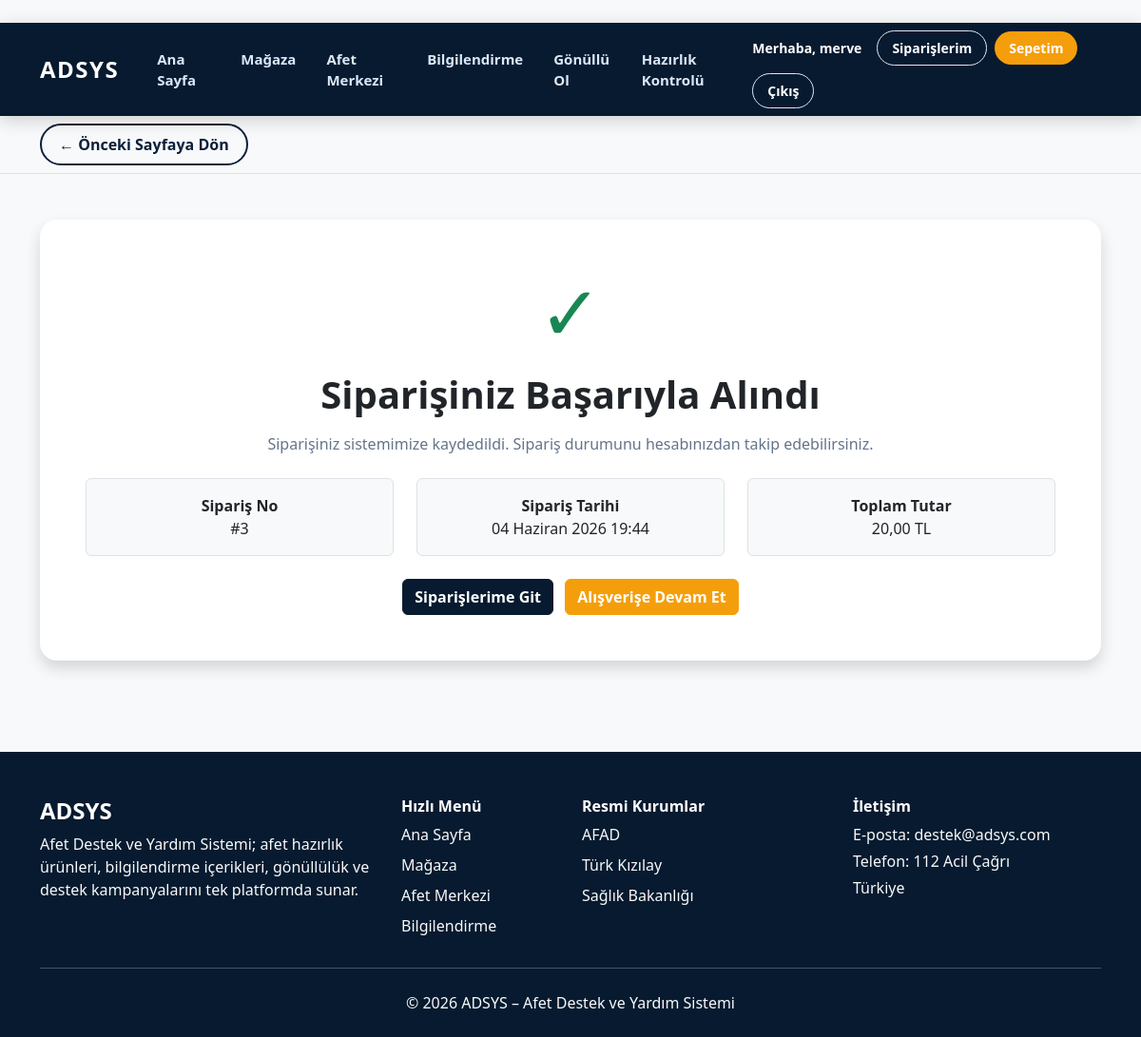
The app's page /sepetim/siparis-basarili/3/ (signed in) with its own data.
### orders/models.py (models this page shows, shortened)
class Order(models.Model):
    class Status(models.TextChoices):
        PENDING = "pending", "Beklemede"
        PREPARING = "preparing", "Hazırlanıyor"
        SHIPPED = "shipped", "Kargoya Verildi"
        DELIVERED = "delivered", "Teslim Edildi"
        CANCELLED = "cancelled", "İptal Edildi"
    user = models.ForeignKey(
        User,
        verbose_name="Kullanıcı",
        on_delete=models.SET_NULL,
        null=True,
        blank=True,
        related_name="orders"
    )
    customer = models.ForeignKey(
        Customer,
        verbose_name="Müşteri",
        on_delete=models.CASCADE,
        related_name="orders"
    )
    status = models.CharField(
        "Sipariş Durumu",
        max_length=20,
        choices=Status.choices,
        default=Status.PENDING
    )
    address = models.TextField("Teslimat Adresi")
    city = models.CharField("Şehir", max_length=100)
    phone = models.CharField("Telefon", max_length=20)
    total_price = models.DecimalField(
        "Toplam Tutar",
        max_digits=10,
        decimal_places=2,
        default=0
    )
    created_at = models.DateTimeField(
        "Sipariş Tarihi",
        auto_now_add=True
    )
    class Meta:
        verbose_name = "Sipariş"
        verbose_name_plural = "Siparişler"
        ordering = ["-created_at"]

### cart/views.py (the view)
# urls.py: path('siparis-basarili/<int:order_id>/', order_success, name='order_success_with_id'),
@login_required
def order_success(request, order_id):
    order = Order.objects.get(id=order_id, user=request.user)
    return render(
        request,
        "order_success.html",
        {
            "order": order
        }
    )

### templates/order_success.html (shortened to what this page needs)
{% extends "base.html" %}
{% block content %}
<div class="container py-5">
    <div class="card shadow border-0 text-center">
        <div class="card-body p-5">
            <div class="display-1 text-success mb-3">
                ✓
            </div>
            <h1 class="fw-bold mb-3">
                Siparişiniz Başarıyla Alındı
            </h1>
            <p class="text-muted mb-4">
                Siparişiniz sistemimize kaydedildi. Sipariş durumunu hesabınızdan takip edebilirsiniz.
            </p>
            <div class="row justify-content-center mb-4">
                <div class="col-md-4">
                    <div class="border rounded p-3 bg-light">
                        <strong>Sipariş No</strong>
                        <br>
                        #{{ order.id }}
                    </div>
                </div>
                <div class="col-md-4">
                    <div class="border rounded p-3 bg-light">
                        <strong>Sipariş Tarihi</strong>
                        <br>
                        {{ order.created_at }}
                    </div>
                </div>
                <div class="col-md-4">
                    <div class="border rounded p-3 bg-light">
                        <strong>Toplam Tutar</strong>
                        <br>
                        {{ order.total_price }} TL
                    </div>
                </div>
            </div>
            <a href="/hesap/siparislerim/" class="btn btn-dark me-2">
                Siparişlerime Git
            </a>
            <a href="/magaza/" class="btn btn-warning">
                Alışverişe Devam Et
            </a>
        </div>
    </div>
</div>
{% endblock %}

### templates/base.html (shortened to what this page needs)
﻿{% load static %}
<!DOCTYPE html>
<html lang="tr">
<head>
    <link href="https://cdn.jsdelivr.net/npm/bootstrap@5.3.3/dist/css/bootstrap.min.css" rel="stylesheet">
    <link rel="stylesheet" href="{% static 'css/style.css' %}?v=5">
</head>
<body class="bg-light">
    <nav class="navbar navbar-expand-lg navbar-dark">
        <div class="container">
            <a class="navbar-brand fw-bold fs-4 me-4" href="/">
                ADSYS
            </a>
            <div class="collapse navbar-collapse" id="mainNavbar">
                <ul class="navbar-nav me-auto mb-2 mb-lg-0">
                    <li class="nav-item"><a class="nav-link px-3" href="/">Ana Sayfa</a></li>
                    <li class="nav-item"><a class="nav-link px-3" href="/magaza/">Mağaza</a></li>
                    <li class="nav-item"><a class="nav-link px-3" href="/bagis/">Afet Merkezi</a></li>
                    <li class="nav-item"><a class="nav-link px-3" href="/bagis/bilgi/">Bilgilendirme</a></li>
                    <li class="nav-item"><a class="nav-link px-3" href="/bagis/gonullu/">Gönüllü Ol</a></li>
                    <li class="nav-item">
                        <a class="nav-link px-3" href="/bagis/hazirlik-kontrolu/">Hazırlık Kontrolü</a>
                    </li>
                </ul>
                <div class="d-flex align-items-center gap-2 flex-wrap">
                    {% if user.is_authenticated %}
                    <span class="nav-user-text me-2">
                        Merhaba, {{ user.username }}
                    </span>
                    <a href="/hesap/siparislerim/" class="btn btn-nav btn-nav-outline">Siparişlerim</a>
                    <a href="/sepetim/" class="btn btn-nav btn-nav-primary">Sepetim</a>
                    <form method="post" action="/hesap/logout/" class="m-0">
                        <button type="submit" class="btn btn-nav btn-nav-outline">Çıkış</button>
                    </form>
                    {% else %}
                    <a href="/hesap/login/" class="btn btn-nav btn-nav-outline">Giriş Yap</a>
                    <a href="/hesap/kayit/" class="btn btn-nav btn-nav-primary">Üye Ol</a>
                    {% endif %}
                </div>
            </div>
        </div>
    </nav>
    {% if request.path != "/" %}
    <div class="bg-light border-bottom">
        <div class="container py-2">
            <a href="javascript:history.back()"
               class="back-link">
                ← Önceki Sayfaya Dön
            </a>
        </div>
    </div>
    {% endif %}
    {% block content %}
    {% endblock %}
    <footer class="footer mt-5 pt-5 pb-4">
        <div class="container">
            <div class="row g-4">
                <div class="col-md-4">
                    <h4 class="fw-bold text-white">
                        ADSYS
                    </h4>
                    <p class="text-light">
                        Afet Destek ve Yardım Sistemi; afet hazırlık ürünleri, bilgilendirme içerikleri,
                        gönüllülük ve destek kampanyalarını tek platformda sunar.
                    </p>
                </div>
                <div class="col-md-2">
                    <h6 class="fw-bold text-white">
                        Hızlı Menü
                    </h6>
                    <a href="/" class="d-block text-light text-decoration-none mb-2">Ana Sayfa</a>
                    <a href="/magaza/" class="d-block text-light text-decoration-none mb-2">Mağaza</a>
                    <a href="/bagis/" class="d-block text-light text-decoration-none mb-2">Afet Merkezi</a>
                    <a href="/bagis/bilgi/" class="d-block text-light text-decoration-none mb-2">Bilgilendirme</a>
                </div>
                <div class="col-md-3">
                    <h6 class="fw-bold text-white">
                        Resmi Kurumlar
                    </h6>
                    <a href="https://www.afad.gov.tr" target="_blank" class="d-block text-light text-decoration-none mb-2">AFAD</a>
                    <a href="https://www.kizilay.org.tr" target="_blank" class="d-block text-light text-decoration-none mb-2">Türk Kızılay</a>
                    <a href="https://www.saglik.gov.tr" target="_blank" class="d-block text-light text-decoration-none mb-2">Sağlık Bakanlığı</a>
                </div>
                <div class="col-md-3">
                    <h6 class="fw-bold text-white">
                        İletişim
                    </h6>
                    <p class="text-light mb-1">
                        E-posta: destek@adsys.com
                    </p>
                    <p class="text-light mb-1">
                        Telefon: 112 Acil Çağrı
                    </p>
                    <p class="text-light mb-0">
                        Türkiye
                    </p>
                </div>
            </div>
            <hr class="border-light my-4">
            <div class="text-center text-light">
                © 2026 ADSYS – Afet Destek ve Yardım Sistemi
            </div>
        </div>
    </footer>
</body>
</html>

### static/css/style.css (style rules this page uses)
* { box-sizing: border-box; }
body { background: var(--gray-bg); color: var(--dark-text); font-family: "Segoe UI", Arial, sans-serif; }
.navbar { background: var(--navy) !important; min-height: 74px; box-shadow: 0 4px 18px rgba(0, 0, 0, 0.18); }
.navbar-brand { color: #ffffff !important; font-weight: 800; letter-spacing: 1.5px; }
.navbar .nav-link { color: #DCE7F7 !important; font-weight: 600; font-size: 15px; transition: 0.25s ease; }
.nav-user-text { color: #ffffff; font-size: 14px; font-weight: 600; }
.btn-nav { border-radius: 999px; padding: 7px 15px; font-size: 14px; font-weight: 700; border: none; transition: 0.25s ease; }
.btn-nav-outline { background: transparent; border: 1.5px solid #DCE7F7; color: #ffffff !important; }
.btn-nav-primary { background: var(--orange); color: #ffffff !important; }
.card { border-radius: 18px; }
.btn-warning { background: var(--orange) !important; border-color: var(--orange) !important; color: #ffffff !important; font-weight: 700; }
.btn-dark { background: var(--navy) !important; border-color: var(--navy) !important; font-weight: 700; }
.text-muted { color: var(--gray-text) !important; }
footer, .footer { background: var(--navy) !important; color: #ffffff; }
footer p { color: #DCE7F7; }
a { transition: 0.25s ease; }
.back-link { display: inline-block; padding: 8px 18px; border: 2px solid #0B1F3A; border-radius: 40px; color: #0B1F3A; font-weight: 600; text-decoration: none; transition: .3s; }

### records on screen
Order: id "3", created_at "04 Haziran 2026 19:44", total_price "20,00"

### other values on screen
{{ user.username }} "merve"
